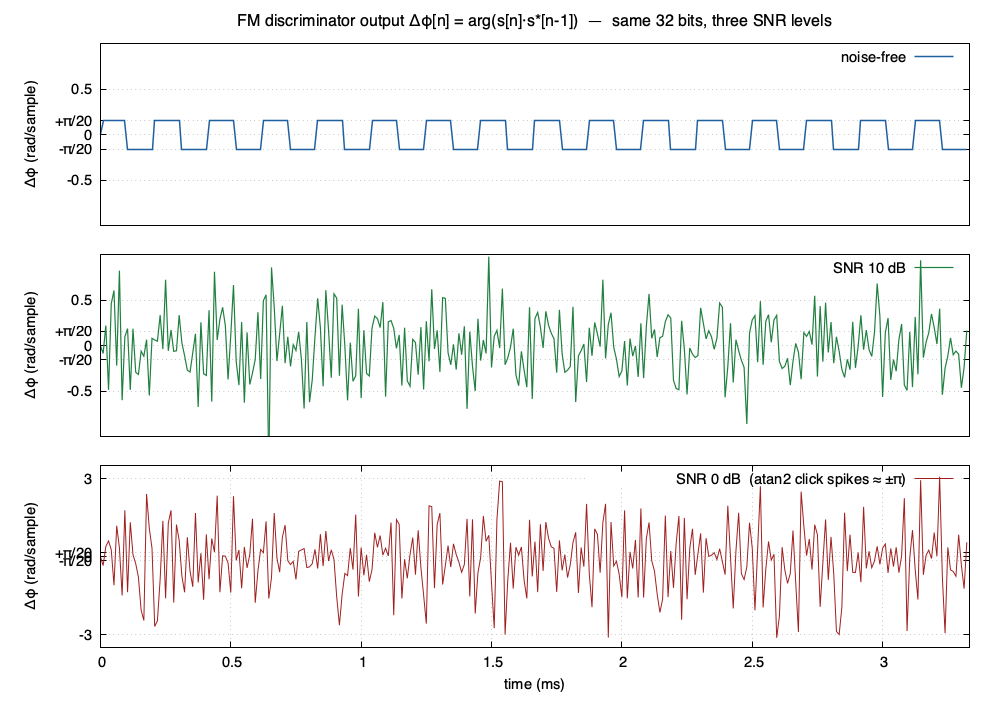

Write the gnuplot code that produced this figure.
set terminal pngcairo size 1000,720 enhanced font 'Helvetica,11'
set output 'fig_discriminator.png'

# Δφ[n] = arg(s[n]·s*[n-1]) at three SNRs.
# Signal is ±2π·dev/fs = ±2π·2400/96000 ≈ ±0.157 rad/sample.

set multiplot layout 3,1 margins 0.10,0.97,0.10,0.94 spacing 0,0.04
set grid
set xrange [0:32.0/9.6]
set yrange [-1.0:1.0]
set ytics (-0.5, "-π/20" -0.157, 0, "+π/20" 0.157, 0.5)
set ylabel "Δφ (rad/sample)"

set title "FM discriminator output Δφ[n] = arg(s[n]·s*[n-1])  —  same 32 bits, three SNR levels" font ',12'
unset xtics
plot 'discriminator.dat' using 1:2 with lines lw 1.5 lc rgb '#2060a0' title 'noise-free'

set title ""
plot 'discriminator.dat' using 1:3 with lines lw 1.2 lc rgb '#208040' title 'SNR 10 dB'

set xtics auto
set xlabel "time (ms)"
set yrange [-3.5:3.5]
set ytics (-3, "-π/20" -0.157, 0, "+π/20" 0.157, 3)
plot 'discriminator.dat' using 1:4 with lines lw 1.0 lc rgb '#a02020' title 'SNR 0 dB  (atan2 click spikes ≈ ±π)'

unset multiplot
